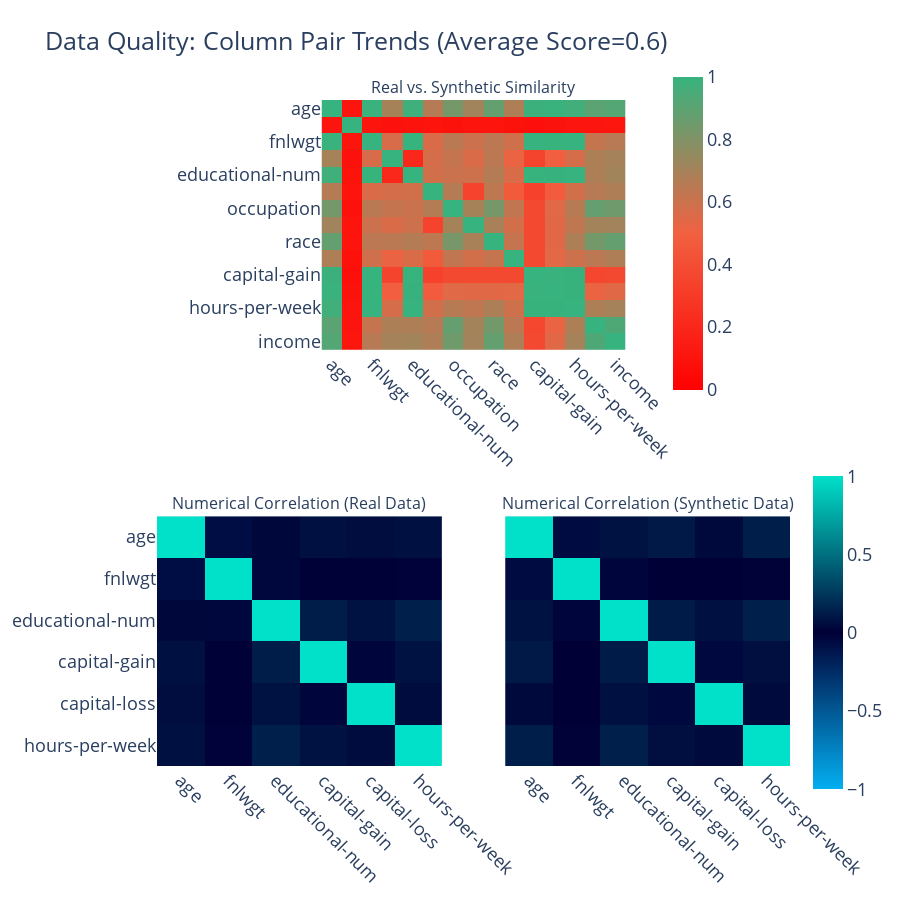

This figure's notebook cell:
### Code cell
report.get_visualization(property_name=report.get_properties().loc[1,'Property']).show()

### Figure 1 — Plotly figure (JSON) as saved in the notebook; plotly's stock layout.template omitted (floating-point values rounded to 4 significant figures; data arrays with more than 128 entries replaced by an {"elided": "..."} marker saying what was removed)
{"data": [{"coloraxis": "coloraxis", "hovertemplate": "<b>Column Pair</b><br>(%{x},%{y})<br><br>Similarity: %{z}<extra></extra>", "type": "heatmap", "x": ["age", "workclass", "fnlwgt", "education", "educational-num", "marital-status", "occupation", "relationship", "race", "gender", "capital-gain", "capital-loss", "hours-per-week", "native-country", "income"], "xaxis": "x", "y": ["age", "workclass", "fnlwgt", "education", "educational-num", "marital-status", "occupation", "relationship", "race", "gender", "capital-gain", "capital-loss", "hours-per-week", "native-country", "income"], "yaxis": "y", "z": {"elided": "15x15 float values"}}, {"coloraxis": "coloraxis2", "customdata": [[1, -0.063, 0.081, 0.111, 0.042, 0.133], [-0.063, 1, -0.033, -0.001, 0.001, -0.011], [0.081, -0.033, 1, 0.122, 0.073, 0.141], [0.111, -0.001, 0.122, 1, -0.049, 0.069], [0.042, 0.001, 0.073, -0.049, 1, 0.043], [0.133, -0.011, 0.141, 0.069, 0.043, 1]], "hovertemplate": "<b>Correlation</b><br>(%{x},%{y})<br><br>Synthetic: %{z}<br>(vs. Real: %{customdata})<extra></extra>", "type": "heatmap", "x": ["age", "fnlwgt", "educational-num", "capital-gain", "capital-loss", "hours-per-week"], "xaxis": "x2", "y": ["age", "fnlwgt", "educational-num", "capital-gain", "capital-loss", "hours-per-week"], "yaxis": "y2", "z": [[1, -0.077, 0.031, 0.077, 0.057, 0.072], [-0.077, 1, -0.039, -0.004, -0.004, -0.014], [0.031, -0.039, 1, 0.125, 0.081, 0.144], [0.077, -0.004, 0.125, 1, -0.031, 0.082], [0.057, -0.004, 0.081, -0.031, 1, 0.054], [0.072, -0.014, 0.144, 0.082, 0.054, 1]]}, {"coloraxis": "coloraxis2", "customdata": [[1, -0.077, 0.031, 0.077, 0.057, 0.072], [-0.077, 1, -0.039, -0.004, -0.004, -0.014], [0.031, -0.039, 1, 0.125, 0.081, 0.144], [0.077, -0.004, 0.125, 1, -0.031, 0.082], [0.057, -0.004, 0.081, -0.031, 1, 0.054], [0.072, -0.014, 0.144, 0.082, 0.054, 1]], "hovertemplate": "<b>Correlation</b><br>(%{x},%{y})<br><br>Synthetic: %{z}<br>(vs. Real: %{customdata})<extra></extra>", "type": "heatmap", "x": ["age", "fnlwgt", "educational-num", "capital-gain", "capital-loss", "hours-per-week"], "xaxis": "x3", "y": ["age", "fnlwgt", "educational-num", "capital-gain", "capital-loss", "hours-per-week"], "yaxis": "y3", "z": [[1, -0.063, 0.081, 0.111, 0.042, 0.133], [-0.063, 1, -0.033, -0.001, 0.001, -0.011], [0.081, -0.033, 1, 0.122, 0.073, 0.141], [0.111, -0.001, 0.122, 1, -0.049, 0.069], [0.042, 0.001, 0.073, -0.049, 1, 0.043], [0.133, -0.011, 0.141, 0.069, 0.043, 1]]}], "layout": {"annotations": [{"font": {"size": 16}, "showarrow": false, "text": "Real vs. Synthetic Similarity", "x": 0.5, "xanchor": "center", "xref": "paper", "y": 1, "yanchor": "bottom", "yref": "paper"}, {"font": {"size": 16}, "showarrow": false, "text": "Numerical Correlation (Real Data)", "x": 0.225, "xanchor": "center", "xref": "paper", "y": 0.375, "yanchor": "bottom", "yref": "paper"}, {"font": {"size": 16}, "showarrow": false, "text": "Numerical Correlation (Synthetic Data)", "x": 0.775, "xanchor": "center", "xref": "paper", "y": 0.375, "yanchor": "bottom", "yref": "paper"}], "coloraxis": {"cmax": 1, "cmin": 0, "colorbar": {"len": 0.5, "x": 0.8, "y": 0.8}, "colorscale": [[0, "#FF0000"], [0.5, "#F16141"], [1, "#36B37E"]]}, "coloraxis2": {"cmax": 1, "cmin": -1, "colorbar": {"len": 0.5, "y": 0.2}, "colorscale": [[0, "#03AFF1"], [0.5, "#000036"], [1, "#01E0C9"]]}, "font": {"size": 18}, "height": 900, "title": {"text": "Data Quality: Column Pair Trends (Average Score=0.6)"}, "width": 900, "xaxis": {"anchor": "y", "domain": [0.26, 0.74], "tickangle": 45}, "xaxis2": {"anchor": "y2", "domain": [0, 0.45], "tickangle": 45}, "xaxis3": {"anchor": "y3", "domain": [0.55, 1], "matches": "x2", "tickangle": 45}, "yaxis": {"anchor": "x", "autorange": "reversed", "domain": [0.625, 1]}, "yaxis2": {"anchor": "x2", "autorange": "reversed", "domain": [0, 0.375]}, "yaxis3": {"anchor": "x3", "autorange": "reversed", "domain": [0, 0.375], "matches": "y2", "visible": false}}}
